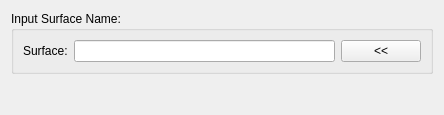
<?xml version="1.0" encoding="UTF-8"?>
<ui version="4.0">
 <class>Form</class>
 <widget class="QWidget" name="Form">
  <property name="geometry">
   <rect>
    <x>0</x>
    <y>0</y>
    <width>444</width>
    <height>115</height>
   </rect>
  </property>
  <property name="windowTitle">
   <string>Form</string>
  </property>
  <layout class="QGridLayout" name="gridLayout">
   <item row="1" column="0">
    <spacer name="verticalSpacer">
     <property name="orientation">
      <enum>Qt::Orientation::Vertical</enum>
     </property>
     <property name="sizeHint" stdset="0">
      <size>
       <width>20</width>
       <height>40</height>
      </size>
     </property>
    </spacer>
   </item>
   <item row="0" column="0">
    <widget class="QGroupBox" name="groupBox">
     <property name="sizePolicy">
      <sizepolicy hsizetype="Minimum" vsizetype="Minimum">
       <horstretch>0</horstretch>
       <verstretch>0</verstretch>
      </sizepolicy>
     </property>
     <property name="title">
      <string>Input Surface Name:</string>
     </property>
     <layout class="QGridLayout" name="gridLayout_2">
      <item row="0" column="0">
       <layout class="QHBoxLayout" name="horizontalLayout_2">
        <item>
         <widget class="QLabel" name="surface_label">
          <property name="text">
           <string>Surface:</string>
          </property>
         </widget>
        </item>
        <item>
         <widget class="QLineEdit" name="surfaceLineEdit"/>
        </item>
        <item>
         <widget class="QPushButton" name="surfaceLoadButton">
          <property name="text">
           <string>&lt;&lt;</string>
          </property>
         </widget>
        </item>
       </layout>
      </item>
     </layout>
    </widget>
   </item>
  </layout>
 </widget>
 <resources/>
 <connections/>
</ui>
